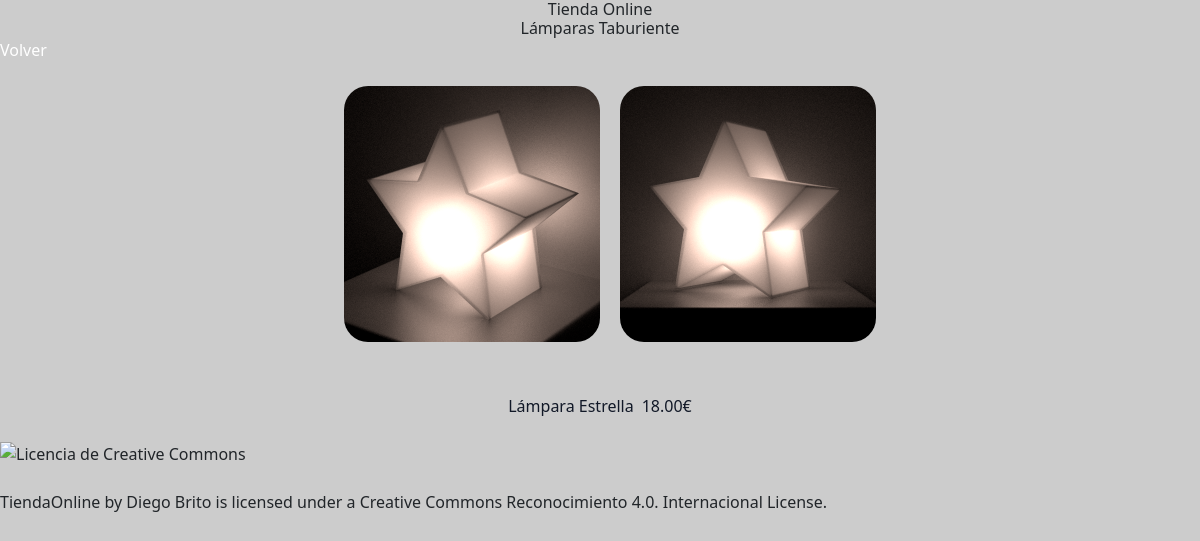
The app's page /Bloque4/tiendaonline-v1/product.php?id=3 with its own data.
### tables this page shows
CREATE TABLE IF NOT EXISTS `imagenesproductos` (
  `id` int(100) NOT NULL AUTO_INCREMENT,
  `idproducto` int(100) DEFAULT NULL,
  `imagen` varchar(255) DEFAULT NULL,
  `titulo` varchar(255) DEFAULT NULL,
  `descripcion` varchar(255) DEFAULT NULL,
  PRIMARY KEY (`id`),
  Foreign Key (`idproducto`) REFERENCES `productos`(`id`)
);

CREATE TABLE IF NOT EXISTS `productos` (
  `id` int(100) NOT NULL AUTO_INCREMENT,
  `nombre` varchar(255) DEFAULT NULL,
  `descripcion` varchar(255) DEFAULT NULL,
  `precio` decimal(30,2) DEFAULT NULL,
  `peso` int(255) DEFAULT NULL,
  `longitud` int(255) DEFAULT NULL,
  `anchura` int(255) DEFAULT NULL,
  `altura` int(255) DEFAULT NULL,
  `existencias` int(255) DEFAULT NULL,
  `activado` tinyint(1) DEFAULT NULL,
  PRIMARY KEY (`id`)
);

### Bloque4/tiendaonline-v1/product.php (the view)
<?php include 'php/header.inc' ?>
<?php include 'php/connect.inc' ?>
<a href=".">Volver</a>
<?php
$id = $_GET['id'];
$sql = "SELECT p.id pid, i.id, p.nombre, p.descripcion, p.precio, i.imagen from productos p inner join imagenesproductos i on p.id = i.idproducto
        where existencias > 0 and p.id = $id";
$result = $conn->query($sql);
$sql2 = "SELECT nombre, precio FROM productos where id = $id";
$result2 = $conn->query($sql2);
$lamp = $result2->fetch(PDO::FETCH_ASSOC);
echo "<div class='w-full p-6 flex flex-row place-content-center'>";
while ($register = $result->fetch(PDO::FETCH_ASSOC)) {
    echo "<img src=photo/" . $register['imagen'] . " class='ml-5 w-64 rounded-3xl '>";
}
echo "</div>";
echo "<div class='w-full p-6 flex flex-row place-content-center'>
        <p class='pt-1 text-gray-900 mx-1'>" . $lamp['nombre'] . "</p>
        <p class='pt-1 text-gray-900 mx-1'>" . $lamp['precio'] . "€</p>
        </div>";
?>
<?php include 'php/footer.inc' ?>

### Bloque4/tiendaonline-v1/css/style.css (style rules this page uses)
body { background-color: #ccc; }

### Bloque4/tiendaonline-v1/php/header.inc (style rules this page uses)
a { text-decoration: none; color: white; }

### records on screen
imagenesproductos: imagen (picture)
imagenesproductos: imagen (picture)
productos: nombre "Lámpara Estrella", precio "18.00"
